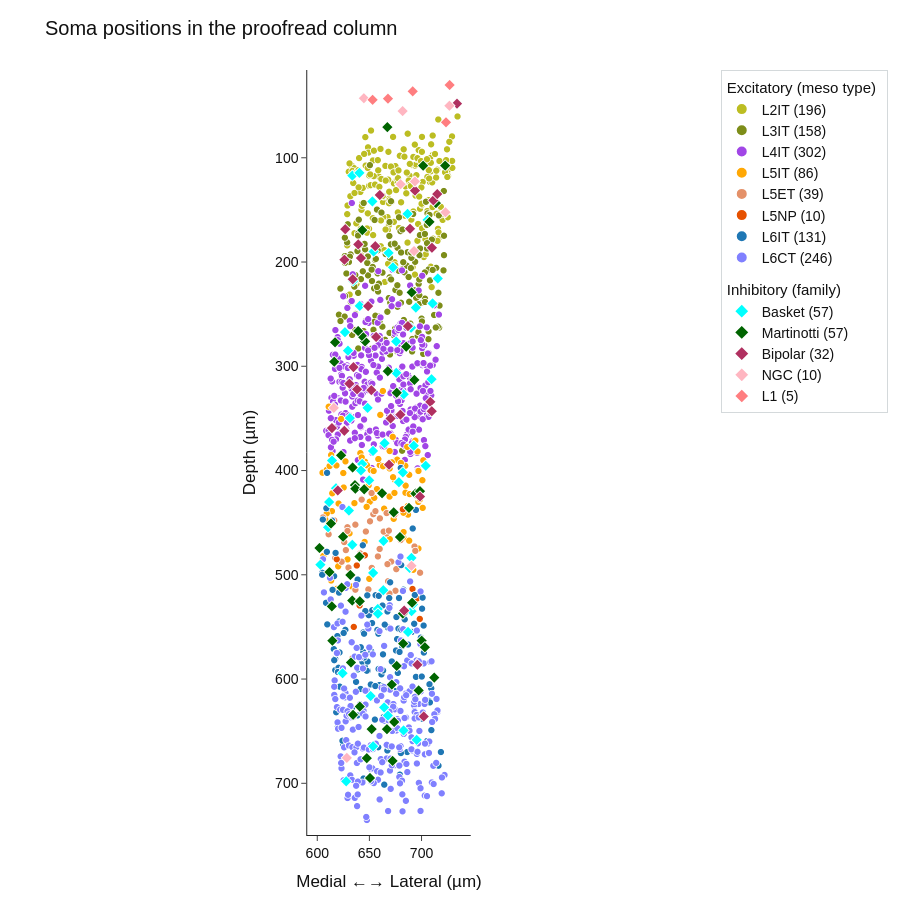

Notebook code for this chart:
### Markdown cell above
## 04 — A cortical column, every neuron proofread

A 100 µm column through all layers of V1, in which **every** neuron has been
proofread rather than a sample. That is what makes the analyses in section 05
possible: a connection that is absent is really absent, not merely untraced.

### Every arbor in the column

![](figures/block04b_hero_row.png){fig-alt="Left: all 1,168 excitatory arbors
drawn in place, coloured by cell type, 1,425 by 570 micrometres. Centre: soma
positions for excitatory and inhibitory cells. Right: 126 astrocytes."}

All 1,168 excitatory neurons with a cell-type label, every dendrite and axon
drawn in place and coloured by `meso_type`. Line width is Strahler order, so
trunks read heavier than tips; dendrite is drawn 1.5× the axon's width at the
same order and the axon is the same hue darkened.

The somata occupy a patch about 130 µm across. The arbors span **1,425 µm**.
That gap is the whole argument for the next two sections: a column is a small
object whose output is not.

The grey behind the soma panels is the untracked population — 132,224 of the
volume's 134,569 cells — binned by soma density.

### Where the cells are, by type

The interactive version of the soma panels above. **Click a type in the legend
to hide it; double-click one to isolate it.** Hover gives the depth and the
nucleus id.

### Code cell
#| echo: false
#| label: fig-somata
#| fig-cap: "Soma positions of every labelled cell in the column, depth against the medial–lateral axis. Excitatory types are circles, inhibitory families diamonds."
#| code-summary: "Code: interactive soma positions"
# Equal unit scale on both axes, so a micrometre across is a micrometre down.
# The column is 133 µm wide and 705 µm deep, so that is a 1:5.3 picture and
# the plot has to be tall — drawn any other shape it says the column is
# wider than it is.
PAD = 12.0                       # µm of air around the data
x0, x1 = somata.um_x.min() - PAD, somata.um_x.max() + PAD
y0, y1 = somata.depth_um.min() - PAD, somata.depth_um.max() + PAD

fig = go.Figure()
for group in GROUPS:
    part = somata[somata.group == group]
    excitatory = group in EXCITATORY
    fig.add_trace(go.Scattergl(
        x=part.um_x, y=part.depth_um,
        mode="markers",
        name=f"{SHOWN.get(group, group)} ({len(part)})",
        legendgroup="excitatory" if excitatory else "inhibitory",
        legendgrouptitle_text=("Excitatory (meso type)" if excitatory
                               else "Inhibitory (family)"),
        marker=dict(size=7 if excitatory else 9,
                    color=COLOUR.get(group, "#777777"),
                    symbol="circle" if excitatory else "diamond",
                    line=dict(width=0.6, color="white")),
        customdata=np.stack([part.meso_type, part.nucleus_id,
                             part.um_z], axis=-1),
        hovertemplate=("<b>%{customdata[0]}</b><br>"
                       "depth %{y:.0f} µm<br>"
                       "medial–lateral %{x:.0f} µm<br>"
                       "anterior–posterior %{customdata[2]:.0f} µm<br>"
                       "nucleus %{customdata[1]}<extra></extra>")))

fig.update_layout(**layout(
    height=900,
    title="Soma positions in the proofread column",
    # `constrain="domain"` is what makes the equal scale narrow the *drawing*
    # rather than widen the *range*: without it Plotly satisfies the
    # constraint by padding the x axis out to several hundred empty
    # micrometres, which looks like a wide column rather than a narrow one.
    xaxis=dict(title="Medial ←→ Lateral (µm)", range=[x0, x1],
               constrain="domain"),
    # Explicit reversed range rather than autorange="reversed": an autoranged
    # axis and a scale constraint disagree about who decides the range.
    yaxis=dict(title="Depth (µm)", range=[y1, y0],
               scaleanchor="x", scaleratio=1),
    legend=dict(groupclick="toggleitem", y=1, x=1.02, xanchor="left"),
))
fig.show(config=CONFIG)

### Figure 1 — Plotly figure (JSON) as saved in the notebook; plotly's stock layout.template omitted (floating-point values rounded to 4 significant figures; data arrays with more than 128 entries replaced by an {"elided": "..."} marker saying what was removed)
{"data": [{"customdata": {"elided": "196x3 mixed values"}, "hovertemplate": "<b>%{customdata[0]}</b><br>depth %{y:.0f} µm<br>medial–lateral %{x:.0f} µm<br>anterior–posterior %{customdata[2]:.0f} µm<br>nucleus %{customdata[1]}<extra></extra>", "legendgroup": "excitatory", "legendgrouptitle": {"text": "Excitatory (meso type)"}, "marker": {"color": "#bcbd22", "line": {"color": "white", "width": 0.6}, "size": 7, "symbol": "circle"}, "mode": "markers", "name": "L2IT (196)", "type": "scattergl", "x": {"elided": "196 float values"}, "y": {"elided": "196 float values"}}, {"customdata": {"elided": "158x3 mixed values"}, "hovertemplate": "<b>%{customdata[0]}</b><br>depth %{y:.0f} µm<br>medial–lateral %{x:.0f} µm<br>anterior–posterior %{customdata[2]:.0f} µm<br>nucleus %{customdata[1]}<extra></extra>", "legendgroup": "excitatory", "legendgrouptitle": {"text": "Excitatory (meso type)"}, "marker": {"color": "#7d8d19", "line": {"color": "white", "width": 0.6}, "size": 7, "symbol": "circle"}, "mode": "markers", "name": "L3IT (158)", "type": "scattergl", "x": {"elided": "158 float values"}, "y": {"elided": "158 float values"}}, {"customdata": {"elided": "302x3 mixed values"}, "hovertemplate": "<b>%{customdata[0]}</b><br>depth %{y:.0f} µm<br>medial–lateral %{x:.0f} µm<br>anterior–posterior %{customdata[2]:.0f} µm<br>nucleus %{customdata[1]}<extra></extra>", "legendgroup": "excitatory", "legendgrouptitle": {"text": "Excitatory (meso type)"}, "marker": {"color": "#a146e6", "line": {"color": "white", "width": 0.6}, "size": 7, "symbol": "circle"}, "mode": "markers", "name": "L4IT (302)", "type": "scattergl", "x": {"elided": "302 float values"}, "y": {"elided": "302 float values"}}, {"customdata": {"elided": "86x3 mixed values"}, "hovertemplate": "<b>%{customdata[0]}</b><br>depth %{y:.0f} µm<br>medial–lateral %{x:.0f} µm<br>anterior–posterior %{customdata[2]:.0f} µm<br>nucleus %{customdata[1]}<extra></extra>", "legendgroup": "excitatory", "legendgrouptitle": {"text": "Excitatory (meso type)"}, "marker": {"color": "#ffa805", "line": {"color": "white", "width": 0.6}, "size": 7, "symbol": "circle"}, "mode": "markers", "name": "L5IT (86)", "type": "scattergl", "x": [611.3, 623.3, 605.3, 641.7, 625.3, 625.7, 646.2, 642.8, 648.1, 650.8, 609.4, 613.6, 614.7, 636.1, 636.0, 643.0, 649.7, 612.1, 613.4, 618.7, 627.4, 651.8, 645.8, 605.0, 608.0, 614.4, 620.8, 628.7, 631.3, 629.4, 647.8, 609.4, 620.4, 606.1, 613.6, 616.7, 633.7, 613.7, 618.8, 660.9, 663.4, 672.9, 694.6, 655.1, 684.9, 657.7, 669.9, 669.8, 676.3, 675.1, 677.2, 674.5, 686.8, 685.1, 687.3, 701.4, 660.4, 673.2, 680.7, 685.3, 689.1, 696.7, 702.3, 697.5, 701.7, 654.5, 659.0, 663.5, 669.9, 672.0, 688.7, 697.6, 699.1, 670.0, 666.0, 673.8, 692.6, 675.6, 683.1, 687.6, 697.6, 664.6, 683.2, 683.3, 688.7, 650.3], "y": [338.8, 350.5, 402.1, 383.3, 402.4, 416.3, 391.5, 427.2, 394.9, 429.9, 399.4, 385.1, 421.8, 413.0, 431.3, 387.4, 414.1, 395.7, 390.3, 395.1, 391.2, 399.6, 468.5, 485.1, 447.0, 438.9, 431.7, 454.2, 460.2, 485.2, 434.8, 441.1, 491.9, 482.0, 505.5, 514.8, 511.2, 500.0, 513.5, 346.6, 323.7, 367.7, 371.3, 426.2, 395.4, 417.8, 381.3, 425.0, 389.4, 409.2, 389.6, 421.5, 377.3, 421.3, 434.1, 409.3, 394.8, 406.4, 392.7, 414.5, 422.6, 381.7, 390.2, 430.1, 435.8, 400.4, 389.0, 395.9, 398.0, 392.1, 404.1, 400.4, 427.7, 465.8, 458.7, 446.3, 495.2, 441.4, 464.4, 442.3, 474.8, 436.6, 440.5, 459.0, 467.3, 503.9]}, {"customdata": [["L5ET", 265045, 884.4], ["L5ET", 266848, 809.9], ["L5ET", 267008, 832.8], ["L5ET", 267029, 815.6], ["L5ET", 267033, 830.7], ["L5ET", 267038, 814.6], ["L5ET", 267183, 871.1], ["L5ET", 267194, 871.0], ["L5ET", 267205, 855.4], ["L5ET", 267294, 889.6], ["L5ET", 267295, 898.6], ["L5ET", 267299, 897.6], ["L5ET", 267307, 885.1], ["L5ET", 267319, 898.0], ["L5ET", 269350, 836.3], ["L5ET", 300897, 836.8], ["L5ET", 302861, 808.6], ["L5ET", 302951, 819.0], ["L5ET", 302955, 832.7], ["L5ET", 302957, 838.1], ["L5ET", 302972, 816.5], ["L5ET", 303032, 844.5], ["L5ET", 303035, 867.4], ["L5ET", 303046, 862.3], ["L5ET", 303048, 869.7], ["L5ET", 303066, 864.3], ["L5ET", 303095, 864.2], ["L5ET", 303100, 871.7], ["L5ET", 303135, 904.5], ["L5ET", 303137, 877.4], ["L5ET", 303139, 899.7], ["L5ET", 303144, 887.5], ["L5ET", 303145, 890.6], ["L5ET", 303174, 904.9], ["L5ET", 303216, 907.2], ["L5ET", 304956, 873.9], ["L5ET", 304973, 873.1], ["L5ET", 305061, 886.0], ["L5ET", 305198, 926.4]], "hovertemplate": "<b>%{customdata[0]}</b><br>depth %{y:.0f} µm<br>medial–lateral %{x:.0f} µm<br>anterior–posterior %{customdata[2]:.0f} µm<br>nucleus %{customdata[1]}<extra></extra>", "legendgroup": "excitatory", "legendgrouptitle": {"text": "Excitatory (meso type)"}, "marker": {"color": "#e49169", "line": {"color": "white", "width": 0.6}, "size": 7, "symbol": "circle"}, "mode": "markers", "name": "L5ET (39)", "type": "scattergl", "x": [643.0, 611.2, 605.8, 617.6, 623.7, 626.2, 616.6, 629.3, 641.5, 627.8, 629.4, 630.3, 636.9, 647.0, 636.9, 652.5, 680.4, 652.7, 660.5, 660.3, 674.5, 654.2, 656.2, 667.0, 666.9, 671.4, 693.8, 699.2, 651.0, 658.6, 664.2, 669.1, 667.8, 694.6, 676.3, 649.4, 668.4, 675.5, 669.7], "y": [427.9, 461.1, 445.0, 483.9, 487.5, 468.6, 447.8, 454.4, 479.5, 476.3, 457.9, 493.1, 451.9, 458.5, 514.3, 421.6, 466.7, 493.4, 445.9, 475.2, 442.4, 441.8, 439.0, 440.8, 460.3, 487.4, 472.9, 498.0, 448.7, 482.4, 458.6, 457.7, 489.8, 477.0, 494.6, 514.0, 506.2, 515.3, 518.0]}, {"customdata": [["L5NP", 267188, 864.5], ["L5NP", 267203, 858.4], ["L5NP", 267454, 911.9], ["L5NP", 269422, 856.6], ["L5NP", 269733, 934.4], ["L5NP", 271577, 861.7], ["L5NP", 303086, 868.8], ["L5NP", 304986, 853.5], ["L5NP", 305109, 885.3], ["L5NP", 305238, 922.4]], "hovertemplate": "<b>%{customdata[0]}</b><br>depth %{y:.0f} µm<br>medial–lateral %{x:.0f} µm<br>anterior–posterior %{customdata[2]:.0f} µm<br>nucleus %{customdata[1]}<extra></extra>", "legendgroup": "excitatory", "legendgrouptitle": {"text": "Excitatory (meso type)"}, "marker": {"color": "#e65100", "line": {"color": "white", "width": 0.6}, "size": 7, "symbol": "circle"}, "mode": "markers", "name": "L5NP (10)", "type": "scattergl", "x": [619.0, 638.3, 646.0, 635.4, 641.0, 634.1, 682.6, 691.9, 698.9, 696.1], "y": [485.1, 491.1, 481.3, 550.0, 529.4, 580.1, 437.2, 513.6, 542.3, 522.7]}, {"customdata": {"elided": "131x3 mixed values"}, "hovertemplate": "<b>%{customdata[0]}</b><br>depth %{y:.0f} µm<br>medial–lateral %{x:.0f} µm<br>anterior–posterior %{customdata[2]:.0f} µm<br>nucleus %{customdata[1]}<extra></extra>", "legendgroup": "excitatory", "legendgrouptitle": {"text": "Excitatory (meso type)"}, "marker": {"color": "#1f77b4", "line": {"color": "white", "width": 0.6}, "size": 7, "symbol": "circle"}, "mode": "markers", "name": "L6IT (131)", "type": "scattergl", "x": {"elided": "131 float values"}, "y": {"elided": "131 float values"}}, {"customdata": {"elided": "246x3 mixed values"}, "hovertemplate": "<b>%{customdata[0]}</b><br>depth %{y:.0f} µm<br>medial–lateral %{x:.0f} µm<br>anterior–posterior %{customdata[2]:.0f} µm<br>nucleus %{customdata[1]}<extra></extra>", "legendgroup": "excitatory", "legendgrouptitle": {"text": "Excitatory (meso type)"}, "marker": {"color": "#8080ff", "line": {"color": "white", "width": 0.6}, "size": 7, "symbol": "circle"}, "mode": "markers", "name": "L6CT (246)", "type": "scattergl", "x": {"elided": "246 float values"}, "y": {"elided": "246 float values"}}, {"customdata": {"elided": "57x3 mixed values"}, "hovertemplate": "<b>%{customdata[0]}</b><br>depth %{y:.0f} µm<br>medial–lateral %{x:.0f} µm<br>anterior–posterior %{customdata[2]:.0f} µm<br>nucleus %{customdata[1]}<extra></extra>", "legendgroup": "inhibitory", "legendgrouptitle": {"text": "Inhibitory (family)"}, "marker": {"color": "#00ffff", "line": {"color": "white", "width": 0.6}, "size": 9, "symbol": "diamond"}, "mode": "markers", "name": "Basket (57)", "type": "scattergl", "x": [634.0, 640.8, 653.3, 654.5, 668.9, 634.8, 629.8, 626.9, 641.1, 648.7, 631.6, 611.7, 618.3, 650.2, 653.9, 614.5, 643.5, 642.3, 603.3, 610.7, 634.0, 630.7, 624.6, 628.1, 687.1, 706.4, 711.2, 673.1, 716.2, 695.1, 676.2, 690.5, 676.3, 683.4, 710.2, 678.8, 704.7, 665.0, 682.6, 693.1, 704.6, 664.0, 689.1, 690.9, 654.0, 691.0, 658.5, 663.8, 658.6, 692.4, 687.6, 664.6, 651.6, 683.3, 668.2, 654.0, 695.9], "y": [117.1, 114.5, 141.9, 189.9, 191.3, 218.2, 285.0, 267.3, 242.1, 339.9, 349.7, 430.2, 417.0, 409.4, 381.2, 390.4, 393.7, 399.9, 490.3, 454.5, 471.2, 438.4, 594.4, 698.1, 153.8, 159.6, 239.7, 205.1, 215.8, 243.7, 276.2, 263.0, 306.3, 326.9, 312.4, 411.2, 396.0, 373.8, 401.8, 376.2, 395.4, 467.6, 493.4, 483.8, 498.2, 534.9, 532.8, 514.8, 537.3, 528.3, 554.8, 627.2, 616.3, 649.3, 635.0, 664.5, 658.3]}, {"customdata": {"elided": "57x3 mixed values"}, "hovertemplate": "<b>%{customdata[0]}</b><br>depth %{y:.0f} µm<br>medial–lateral %{x:.0f} µm<br>anterior–posterior %{customdata[2]:.0f} µm<br>nucleus %{customdata[1]}<extra></extra>", "legendgroup": "inhibitory", "legendgrouptitle": {"text": "Inhibitory (family)"}, "marker": {"color": "#006400", "line": {"color": "white", "width": 0.6}, "size": 9, "symbol": "diamond"}, "mode": "markers", "name": "Martinotti (57)", "type": "scattergl", "x": [667.7, 643.6, 617.4, 646.3, 643.2, 639.6, 616.6, 626.2, 634.3, 623.2, 636.5, 636.9, 645.4, 613.5, 602.4, 625.1, 640.8, 623.7, 633.9, 614.3, 632.1, 612.0, 641.2, 614.8, 632.7, 702.1, 723.3, 708.2, 714.4, 691.1, 685.8, 668.1, 676.7, 693.7, 694.7, 662.6, 688.5, 699.1, 679.8, 673.8, 682.6, 682.9, 691.5, 700.7, 676.7, 703.8, 672.0, 697.8, 641.2, 634.7, 651.0, 674.3, 672.7, 647.9, 652.6, 667.3, 712.8], "y": [70.6, 169.4, 277.0, 276.1, 270.8, 266.2, 295.6, 361.1, 397.1, 385.4, 414.0, 417.4, 418.0, 450.8, 474.3, 463.5, 482.5, 512.3, 524.7, 530.3, 500.2, 497.4, 525.4, 563.2, 584.1, 107.6, 107.5, 161.5, 143.5, 229.1, 281.2, 304.7, 325.4, 313.1, 422.1, 421.8, 435.8, 419.8, 463.8, 440.1, 537.2, 566.0, 526.8, 563.2, 587.4, 569.5, 605.3, 610.9, 626.4, 634.3, 694.9, 641.2, 678.5, 675.9, 648.0, 648.1, 598.6]}, {"customdata": [["ITC", 256426, 826.0], ["ITCperi", 256543, 871.8], ["ITC", 258281, 865.6], ["ITC", 258293, 847.8], ["ITCperi", 258362, 877.5], ["ITC", 258365, 888.8], ["ITC", 258379, 881.2], ["ITC", 260468, 806.7], ["ITC", 260718, 881.0], ["ITC", 260724, 882.2], ["ITC", 262642, 839.1], ["ITC", 262692, 813.1], ["ITC", 262898, 878.6], ["ITCperi", 262909, 886.1], ["ITC", 262957, 898.8], ["ITC", 264898, 871.4], ["ITC", 291125, 823.5], ["ITC", 292675, 841.9], ["ITC", 292721, 845.4], ["ITC", 292831, 889.8], ["ITC", 292867, 878.7], ["ITC", 294704, 885.8], ["ITCperi", 296527, 815.3], ["ITCperi", 298802, 841.8], ["ITC", 298829, 831.2], ["ITC", 298894, 854.7], ["ITC", 298961, 871.7], ["ITCperi", 301030, 826.4], ["ITC", 301200, 898.5], ["ITC", 304980, 852.8], ["ITC", 307059, 877.8], ["ITCperi", 342232, 922.7]], "hovertemplate": "<b>%{customdata[0]}</b><br>depth %{y:.0f} µm<br>medial–lateral %{x:.0f} µm<br>anterior–posterior %{customdata[2]:.0f} µm<br>nucleus %{customdata[1]}<extra></extra>", "legendgroup": "inhibitory", "legendgrouptitle": {"text": "Inhibitory (family)"}, "marker": {"color": "#b03060", "line": {"color": "white", "width": 0.6}, "size": 9, "symbol": "diamond"}, "mode": "markers", "name": "Bipolar (32)", "type": "scattergl", "x": [627.2, 660.4, 626.4, 634.4, 639.7, 642.3, 656.1, 656.9, 635.1, 649.2, 614.4, 638.6, 626.3, 631.2, 652.3, 620.0, 734.7, 712.0, 694.3, 689.5, 715.7, 710.6, 687.5, 680.2, 709.0, 670.8, 710.4, 699.1, 669.3, 683.9, 696.6, 702.7], "y": [168.5, 135.7, 197.8, 216.5, 183.1, 196.2, 184.8, 271.9, 300.8, 242.3, 359.3, 322.1, 361.9, 316.7, 322.9, 419.1, 48.1, 140.8, 131.5, 168.1, 134.8, 186.3, 261.5, 346.4, 334.1, 350.1, 343.1, 425.0, 394.4, 534.3, 586.3, 635.9]}, {"customdata": [["NGC", 255137, 825.3], ["NGC", 255208, 887.5], ["NGC", 262779, 845.8], ["NGC", 274192, 974.0], ["NGC", 291201, 872.3], ["NGC", 292624, 828.4], ["NGC", 292832, 876.6], ["NGC", 292890, 894.2], ["NGC", 294561, 860.8], ["NGC", 303236, 907.1]], "hovertemplate": "<b>%{customdata[0]}</b><br>depth %{y:.0f} µm<br>medial–lateral %{x:.0f} µm<br>anterior–posterior %{customdata[2]:.0f} µm<br>nucleus %{customdata[1]}<extra></extra>", "legendgroup": "inhibitory", "legendgrouptitle": {"text": "Inhibitory (family)"}, "marker": {"color": "#ffb6c1", "line": {"color": "white", "width": 0.6}, "size": 9, "symbol": "diamond"}, "mode": "markers", "name": "NGC (10)", "type": "scattergl", "x": [682.4, 645.1, 616.2, 628.7, 727.4, 680.4, 694.2, 723.6, 693.4, 690.9], "y": [55.2, 42.9, 339.9, 675.6, 50.1, 125.4, 122.7, 152.3, 189.5, 491.4]}, {"customdata": [["L1", 255120, 839.5], ["L1", 255218, 882.0], ["L1", 286641, 857.4], ["L1", 286913, 885.0], ["L1", 291122, 815.4]], "hovertemplate": "<b>%{customdata[0]}</b><br>depth %{y:.0f} µm<br>medial–lateral %{x:.0f} µm<br>anterior–posterior %{customdata[2]:.0f} µm<br>nucleus %{customdata[1]}<extra></extra>", "legendgroup": "inhibitory", "legendgrouptitle": {"text": "Inhibitory (family)"}, "marker": {"color": "#ff7e80", "line": {"color": "white", "width": 0.6}, "size": 9, "symbol": "diamond"}, "mode": "markers", "name": "L1 (5)", "type": "scattergl", "x": [653.5, 668.3, 727.6, 692.1, 724.1], "y": [44.4, 43.3, 30.2, 36.3, 66.0]}], "layout": {"font": {"color": "#111111", "family": "Arial, Helvetica, sans-serif", "size": 14}, "height": 900, "hoverlabel": {"font": {"size": 13}}, "legend": {"bgcolor": "rgba(255,255,255,0.75)", "bordercolor": "#D4D9DB", "borderwidth": 1, "groupclick": "toggleitem", "itemsizing": "constant", "x": 1.02, "xanchor": "left", "y": 1}, "margin": {"b": 60, "l": 70, "r": 30, "t": 70}, "title": {"text": "Soma positions in the proofread column"}, "xaxis": {"constrain": "domain", "range": [590.4, 747.2], "title": {"text": "Medial ←→ Lateral (µm)"}}, "yaxis": {"range": [747.2, 18.2], "scaleanchor": "x", "scaleratio": 1, "title": {"text": "Depth (µm)"}}}}
